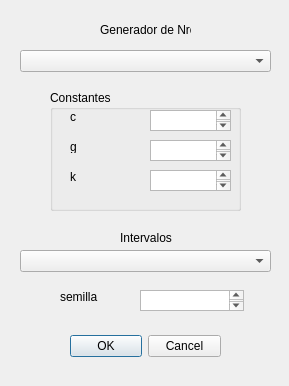
<?xml version="1.0" encoding="UTF-8"?>
<ui version="4.0">
 <class>Dialog</class>
 <widget class="QDialog" name="Dialog">
  <property name="geometry">
   <rect>
    <x>0</x>
    <y>0</y>
    <width>289</width>
    <height>386</height>
   </rect>
  </property>
  <property name="windowTitle">
   <string>Dialog</string>
  </property>
  <widget class="QDialogButtonBox" name="buttonBox">
   <property name="geometry">
    <rect>
     <x>70</x>
     <y>330</y>
     <width>151</width>
     <height>32</height>
    </rect>
   </property>
   <property name="orientation">
    <enum>Qt::Horizontal</enum>
   </property>
   <property name="standardButtons">
    <set>QDialogButtonBox::Cancel|QDialogButtonBox::Ok</set>
   </property>
  </widget>
  <widget class="QComboBox" name="comboBox">
   <property name="geometry">
    <rect>
     <x>20</x>
     <y>50</y>
     <width>251</width>
     <height>22</height>
    </rect>
   </property>
  </widget>
  <widget class="QLabel" name="label">
   <property name="geometry">
    <rect>
     <x>100</x>
     <y>20</y>
     <width>91</width>
     <height>20</height>
    </rect>
   </property>
   <property name="text">
    <string>Generador de Nros</string>
   </property>
  </widget>
  <widget class="QGroupBox" name="groupBox">
   <property name="geometry">
    <rect>
     <x>50</x>
     <y>90</y>
     <width>191</width>
     <height>121</height>
    </rect>
   </property>
   <property name="title">
    <string>Constantes</string>
   </property>
   <widget class="QTextEdit" name="textEdit">
    <property name="geometry">
     <rect>
      <x>100</x>
      <y>50</y>
      <width>81</width>
      <height>21</height>
     </rect>
    </property>
   </widget>
   <widget class="QTextEdit" name="textEdit_2">
    <property name="geometry">
     <rect>
      <x>100</x>
      <y>80</y>
      <width>81</width>
      <height>21</height>
     </rect>
    </property>
   </widget>
   <widget class="QLabel" name="label_2">
    <property name="geometry">
     <rect>
      <x>20</x>
      <y>50</y>
      <width>47</width>
      <height>13</height>
     </rect>
    </property>
    <property name="text">
     <string>g</string>
    </property>
   </widget>
   <widget class="QLabel" name="label_3">
    <property name="geometry">
     <rect>
      <x>20</x>
      <y>80</y>
      <width>47</width>
      <height>13</height>
     </rect>
    </property>
    <property name="text">
     <string>k</string>
    </property>
   </widget>
   <widget class="QTextEdit" name="textEdit_3">
    <property name="enabled">
     <bool>true</bool>
    </property>
    <property name="geometry">
     <rect>
      <x>100</x>
      <y>20</y>
      <width>81</width>
      <height>21</height>
     </rect>
    </property>
    <property name="readOnly">
     <bool>false</bool>
    </property>
   </widget>
   <widget class="QLabel" name="label_4">
    <property name="geometry">
     <rect>
      <x>20</x>
      <y>20</y>
      <width>47</width>
      <height>13</height>
     </rect>
    </property>
    <property name="text">
     <string>c</string>
    </property>
   </widget>
  </widget>
  <widget class="QLabel" name="label_5">
   <property name="geometry">
    <rect>
     <x>60</x>
     <y>290</y>
     <width>47</width>
     <height>13</height>
    </rect>
   </property>
   <property name="text">
    <string>semilla</string>
   </property>
  </widget>
  <widget class="QTextEdit" name="textEdit_4">
   <property name="geometry">
    <rect>
     <x>140</x>
     <y>290</y>
     <width>104</width>
     <height>21</height>
    </rect>
   </property>
  </widget>
  <widget class="QComboBox" name="comboBox_2">
   <property name="geometry">
    <rect>
     <x>20</x>
     <y>250</y>
     <width>251</width>
     <height>22</height>
    </rect>
   </property>
  </widget>
  <widget class="QLabel" name="label_6">
   <property name="geometry">
    <rect>
     <x>120</x>
     <y>230</y>
     <width>71</width>
     <height>16</height>
    </rect>
   </property>
   <property name="text">
    <string>Intervalos</string>
   </property>
  </widget>
 </widget>
 <resources/>
 <connections>
  <connection>
   <sender>buttonBox</sender>
   <signal>accepted()</signal>
   <receiver>Dialog</receiver>
   <slot>accept()</slot>
   <hints>
    <hint type="sourcelabel">
     <x>248</x>
     <y>254</y>
    </hint>
    <hint type="destinationlabel">
     <x>157</x>
     <y>274</y>
    </hint>
   </hints>
  </connection>
  <connection>
   <sender>buttonBox</sender>
   <signal>rejected()</signal>
   <receiver>Dialog</receiver>
   <slot>reject()</slot>
   <hints>
    <hint type="sourcelabel">
     <x>316</x>
     <y>260</y>
    </hint>
    <hint type="destinationlabel">
     <x>286</x>
     <y>274</y>
    </hint>
   </hints>
  </connection>
 </connections>
</ui>
